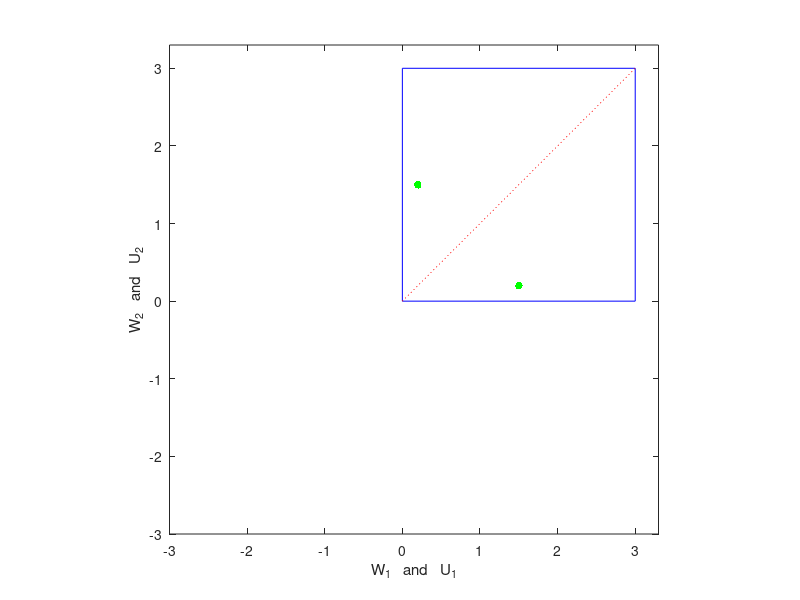

Write MATLAB code to recreate this figure. (Note: this script raises an error after producing the figure.)
% HEBB.m      simulates Hebbian plasticity in neuron with two input synapses
%           following Chapter 8 of Dayan and Abbott

% To create a new trajectory, click mouse on desired initial weight vector  
% To end simulation (e.g. to change parameter values), click mouse to the
% right of axes (in the grey margin)

% NEUR 1680

% Last updated April 18, 2012

%%%%%%%%%%%%%%%%%%%%%%%%%        PARAMETERS        %%%%%%%%%%%%%%%%%%%%%%%%%%%%%%%%%%%%%%%%%%%%%%%%%%%%%%%


clear

alpha = .002;      % weight increment size    (i.e., 1/tau_w in equations 8.9, 8.10 or 8.12) 
beta  = .01;      % threshold increment size for BCM rule  (i.e., 1/tau_theta in equation 8.13) 
ite = 100000;        % number of iterations
w_max = 3;          % weight saturation level for correlation/covariance rules 


update_mode = 3;    % choose 0 for correlation rule (equation 8.3)
                    %        1 for averaged (aka "continuous", or "batch") covariance rule (equation 8.10)
                    %        2 for sequential (aka "discrete") covariance rule (equation 8.9)
                    %        3 for BCM rule (equations 8.12 and 8.13)
               
% REMARKS
%   update mode 1 uses covariance matrix C specified below
%   update modes 0, 2 and 3 use random input specified below
%   BCM rule (update mode 3) is always sequential (there is no simple averaged form) 

input_mode = 2;     % choose 1 for unimodal bivariate input (single gaussian distribution, can be skewed)
                    %        2 for bimodal  bivariate input (two "circular" gaussian distributions around two 2-D inputs) 
% parameters for input mode 1:                

m1 = .5;             % mean of input 1 (firing rate of presynaptic neuron 1)
m2 = .5;             % mean of input 2 (firing rate of presynaptic neuron 2)
var1 = .1;           % variance of input 1 
var2 = .1;           % variance of input 2
var12 = -.08;        % covariance of inputs 1 and 2

% parameters for input mode 2:
inputs = [.2 1.5 ; 1.5 .2];     % each of the two columns is a 2-D vector of synaptic inputs (one of the two modes)
input_noise = .01;           % standard deviation of additive gaussian noise


%%%%%%%%%%%%%%%%%%%%%%%%%%%%%%%%%%%%%%%%%%%%%%%%%%%%%%%%%%%%%%%%%%%%%%%%%%%%%%%%%%%%%%%%%%%%%%%%%%%%%%%%%%%%%




C = [var1 var12; var12 var2]; % covariance matrix for update mode 1

figure(1)
plot(w_max*[0 1 1 0 0],w_max*[0 0 1 1 0],'b')
axis(w_max*[-1 1.1 -1 1.1])
axis square
hold on
plot(w_max*[0 1],w_max*[0 1],':r')
xlabel('W_1   and   U_1')
ylabel('W_2   and   U_2')

    U = zeros(2,ite);       % this will be the input sequence (for update modes 0, 2 and 3)
    theta_v = 0;            % initial value of modification threshold (for BCM rule)
    
    
    if      input_mode == 1         % input sequence is drawn from bivariate gaussian
        
        U = mvnrnd([m1 m2],C,ite)';   
        
    elseif  input_mode == 2         % input sequence is drawn from bimodal distribution
        
        input_seq = floor(rand(1,ite)*2) + 1;           % random sequence of 1's and 2's
        U = inputs(:,input_seq);                        % "noiseless" input sequence
        U = U + input_noise*normrnd(0,1,2,ite);         % add noise
        
    end
    
    plot(U(1,:),U(2,:),'g.','markersize',.1)    % scatter plot of input
    
    m = mean(U,2);          % average input will be used in covariance rule
    C = cov(U');            % covariance matrix of input
    Q = U*U'/ite;
    
    [V,D] = eig(C);         % eigenvalues and eigenvectors of covariance matrix      
    disp(' ')
    disp('eigenvalues:')
    disp(num2str(D(logical(eye(2)))'))
    disp('eigenvectors:')
    disp(num2str(V))
    
W = [0; 0];

while abs(W(1,1))<1.1*w_max && abs(W(2,1))<1.1*w_max % will create a new trajectory until mouse is clicked outside of axes box
    
    W       = zeros(2,ite);       % this will be the 2-D weight vector  at times t = 1,2, ... ite
    V       = zeros(1,ite);       % this will be the response           at times t = 1,2, ... ite
    THETA_V = zeros(1,ite);       % this will be the floating threshold at times t = 1,2, ... ite
    figure(1)
    [W(1,1),W(2,1)] = ginput(1);    % click mouse on desired initial weight vector
    
    for t = 1:ite                       % create trajectory
        
        w = W(:,t);                     % weight vector at time t
                
        if      update_mode == 0        % correlation rule
            
            u = U(:,t);                 % presynaptic activity at time t
            v = w'*u;                   % postsynaptic activity (equation 8.2)
            w = w + alpha*v*u;          % update equation 8.3
            
        elseif  update_mode == 1        % averaged covariance rule
            
            w = w + alpha*C*w;          % equation 8.10
            
        elseif  update_mode == 2        % sequential covariance rule
            
            u = U(:,t);                 % presynaptic activity at time t
            v = w'*u;                   % postsynaptic activity (equation 8.2)
            w = w + alpha*v*(u-m);      % update equation 8.9 (with presynaptic threshold equal to average presynaptic activity)
            
        elseif  update_mode == 3        % BCM
            
            u = U(:,t);                                 % presynaptic activity
            theta_v = THETA_V(t);                       % floating threshold
            v = w'*u;                                   % postsynaptic activity (equation 8.2)
            w = w + alpha*v*(v-theta_v)*u;              % BCM update rule (equation 8.12)
            theta_v = theta_v + beta*(v^2 - theta_v);   % update of "floating threshold" (equation 8.13)
            
        end
        
        if update_mode < 3                  % correlation/covariance rules require synaptic saturation
            
            w = min(w,[w_max;w_max]);       % saturation
            w = max(w,[0;0]);               % keep weights non-negative
            
        end
        
        V(:,t+1) = v;
        W(:,t+1) = w;
        THETA_V(t+1) = theta_v;
        
    end
    
    % trajectories ending in the upper right corner will be painted red:
    if (W(1,end) > w_max/5)&&(W(2,end) > w_max/5), color = 'r'; else color = 'b'; end
    plot(W(1,:),W(2,:),'color',color,'linewidth',2)
    plot(W(1,end),W(2,end),'m.','markersize',20)
    grid on
    
    figure(2)
    subplot(2,1,1)
    plot(W')
    ylabel('weights')
    legend('W_1','W_2');
    grid on
    
    subplot(2,1,2)
    plot(V,'co')
    hold on
    plot(THETA_V,'r')
    ylabel('responses')
    legend('response','\theta');
    if input_mode == 2
        plot(W'*inputs,'linewidth',2)
        legend('response','\theta','R_1','R_2');
    end
    grid on
    hold off
    xlabel('time')

end

figure(1)
hold off
